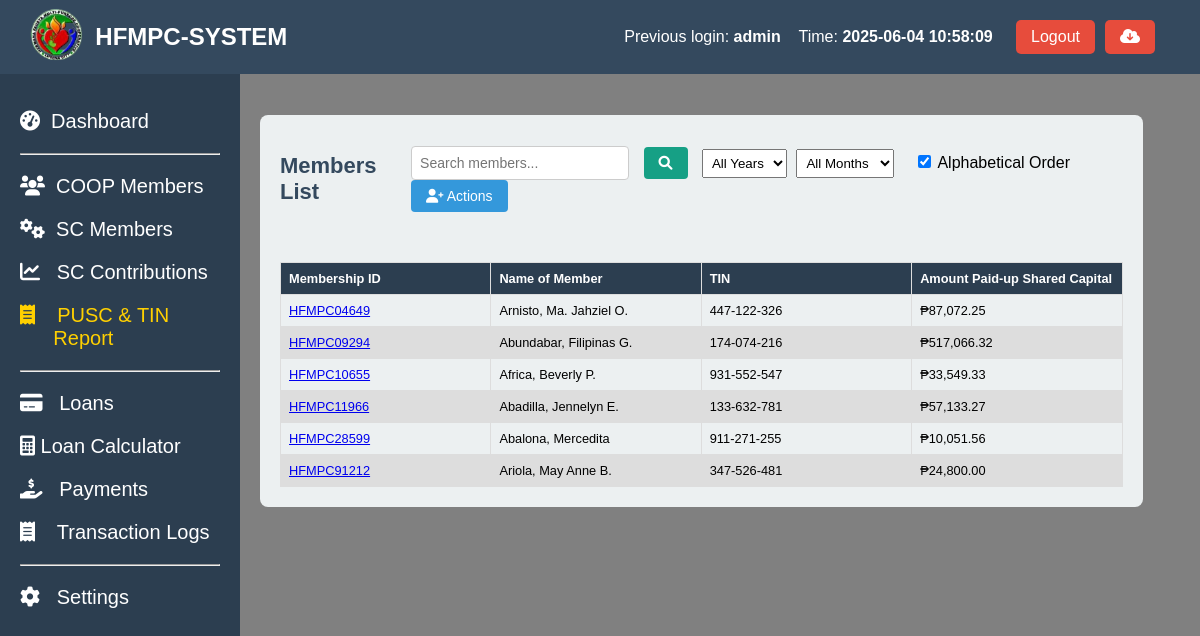
The app's page /coop_members_pusc_tin.php (signed in), older data.
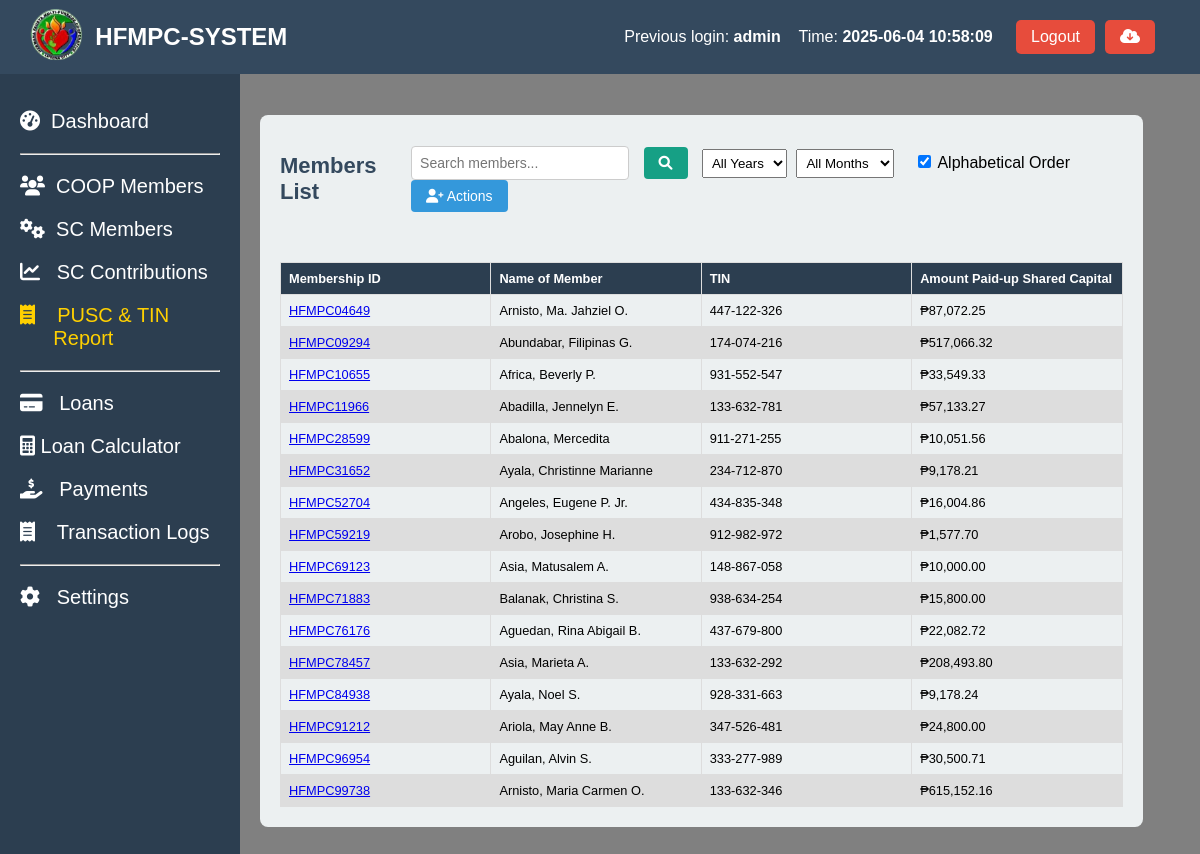
The same page, newer data.
### tables this page shows
CREATE TABLE `coop_members` (
  `coop_id` int(50) NOT NULL AUTO_INCREMENT,
  `membership_id` varchar(50) NOT NULL,
  `name_of_member` varchar(255) NOT NULL,
  `contact_number` varchar(20) NOT NULL,
  `tin` varchar(15) NOT NULL,
  `date_accepted` date NOT NULL,
  `bod_resolution` varchar(50) NOT NULL,
  `type_of_membership` varchar(50) NOT NULL,
  `shares_subscribed` decimal(10,2) NOT NULL,
  `amount_subscribed` decimal(10,2) NOT NULL,
  `initial_paid_up` decimal(10,2) NOT NULL,
  `address` text NOT NULL,
  `date_of_birth` date NOT NULL,
  `age` int(11) NOT NULL,
  `gender` varchar(20) DEFAULT NULL,
  `civil_status` varchar(50) DEFAULT NULL,
  `occupation` varchar(100) NOT NULL,
  `number_of_dependents` int(11) NOT NULL,
  `religious` varchar(100) NOT NULL,
  `annual_income` decimal(10,2) NOT NULL,
  `date_terminated` date DEFAULT NULL,
  `educational_attainment` varchar(50) DEFAULT NULL,
  `status` int(5) NOT NULL,
  `remarks` varchar(10) NOT NULL,
  `created_at` timestamp NOT NULL DEFAULT current_timestamp(),
  PRIMARY KEY (`coop_id`)
);

### coop_members_pusc_tin.php (the view, shortened to what this page needs)
<?php
include 'header.php';
include 'sidebar.php';
?>
<link rel="stylesheet" href="assets/coop_members_shared_capitals.css">
<link rel="stylesheet" href="assets/message.css">
<main class="content-member">
  <section class="stats-member">
    <div class="card-member">
      <div class="card-header-member">
        <h2>Members List</h2>
        <div class="actions">
           <input type="text" id="search-bar" placeholder="Search members..." oninput="searchTable()">
            <button class="search-btn" onclick="searchTable()">
                <i class="fas fa-search"></i>
            </button>
            <div class="filter-controls" style="display: inline-block; margin: 0 10px;">
              <select id="filter-year" style="padding: 5px; margin-right: 5px;">
                <option value="">All Years</option>
              </select>
              <select id="filter-month" style="padding: 5px; margin-right: 5px;">
                <option value="">All Months</option>
              </select>
              <label style="margin-left: 10px;">
                <input type="checkbox" id="alphabetical-sort" checked> Alphabetical Order
              </label>
            </div>
            <div class="dropdown">
              <button class="add-btn" onclick="toggleDropdown()">
                  <i class="fas fa-user-plus"></i> Actions
              </button>
            </div>
        </div>
      </div>
      <div style="overflow-x:auto;">
        <table id="member-table">
          <thead>
            <tr>
              <th>Membership ID</th>
              <th>Name of Member</th>
              <th>TIN</th>
              <th>Amount Paid-up Shared Capital</th>
            </tr>
          </thead>
          <tbody>
            <?php
            $sql = "SELECT cm.coop_id, cm.membership_id, cm.name_of_member, cm.tin,
                           COALESCE(SUM(sca.amount), 0) AS total_contribution
                    FROM coop_members cm
                    LEFT JOIN shared_capital_amount sca ON cm.membership_id = sca.membership_id
                    WHERE cm.remarks IS NULL OR cm.remarks != 'Deleted'
                    GROUP BY cm.membership_id, cm.name_of_member, cm.tin, cm.coop_id";
            $result = $conn->query($sql);
            if ($result->num_rows > 0) {
                while ($row = $result->fetch_assoc()) {
                  echo "<tr>";
                  echo "<td><a href='coop_members_profile.php?id=" . htmlspecialchars($row['membership_id']) . "'>" . htmlspecialchars($row['membership_id']) . "</a></td>";
                  echo "<td>" . htmlspecialchars($row['name_of_member']) . "</td>";
                  echo "<td>" . htmlspecialchars($row['tin']) . "</td>";
                  echo "<td>₱" . number_format($row['total_contribution'], 2) . "</td>";
                  echo "</tr>";
                }
            } else {
                echo "<tr><td colspan='4'>No members found</td></tr>";
            }
            ?>
          </tbody>
        </table>
      </div>
    </div>
  </section>
</main>

### header.php (shortened to what this page needs)
<?php
include 'config/config.php';
$previous_user = null;
$sql_prev = "SELECT id, username, login_time FROM login_activity ORDER BY login_time DESC LIMIT 1 OFFSET 1";
$result_prev = $conn->query($sql_prev);
if ($result_prev->num_rows > 0) {
    $previous_user = $result_prev->fetch_assoc();
}
?>
<!DOCTYPE html>
<html lang="en">
<head>
  <link rel="stylesheet" href="https://cdnjs.cloudflare.com/ajax/libs/font-awesome/6.0.0-beta3/css/all.min.css">
  <link rel="stylesheet" href="assets/styles.css">
</head>
<body>
<header class="header">
  <div class="header-content">
    <div class="dashboard-left">
      <a href="index.php"><img src="logo.png" alt="Logo" class="dashboard-logo" width="20%"></a>
      <h1> HFMPC-SYSTEM</h1>
    </div>
    <div class="admin-info">
      <?php if ($previous_user): ?>
        <div class="previous-login-info" style="text-align: right; display: flex; justify-content: space-between;">
          <p>Previous login: <strong><?php echo htmlspecialchars($previous_user['username']); ?></strong></p> &nbsp&nbsp&nbsp&nbsp
          <p>Time: <strong><?php echo htmlspecialchars($previous_user['login_time']); ?></strong></p>&nbsp&nbsp&nbsp
        </div>
      <?php else: ?>
        <p class="previous-login-info">No previous login records found.</p>
      <?php endif; ?>
      <button class="logout-btn" onclick="confirmLogout();">Logout</button>
      <form method="post" action="backup.php" onsubmit="return confirmBackup();">
          <button class="logout-btn" type="submit" name="backup"><i class="fas fa-cloud-download-alt"></i></button>
      </form>
    </div>
  </div>
</header>
</body>
</html>

### sidebar.php (shortened to what this page needs)
<?php
$current_page = basename($_SERVER['PHP_SELF']);
function is_active($page) {
    global $current_page;
    return $current_page == $page ? 'active' : '';
}
?>
<aside class="sidebar">
  <ul>
    <li class="<?= is_active('index.php') ?>"><a href="index.php"><i class="fas fa-tachometer-alt"></i>&nbsp Dashboard</a></li>
    <hr>
    <li class="<?= is_active('coop_members.php') ?>"><a href="coop_members.php"><i class="fas fa-users"></i>&nbsp COOP Members</a></li>
    <li class="<?= is_active('coop_members_shared_capitals.php') ?>"><a href="coop_members_shared_capitals.php"><i class="fas fa-cogs"></i>&nbsp SC Members</a></li>
    <li class="<?= is_active('coop_members_shared_capitals_contribution.php') ?>"><a href="coop_members_shared_capitals_contribution.php"><i class="fas fa-chart-line"></i>&nbsp&nbsp SC Contributions</a></li>
    <li class="<?= is_active('coop_members_pusc_tin.php') ?>"><a href="coop_members_pusc_tin.php"><i class="fas fa-receipt"></i>&nbsp&nbsp&nbsp PUSC & TIN &nbsp&nbsp&nbsp&nbsp&nbsp&nbspReport</a></li>
    <hr>
    <li class="<?= is_active('coop_members_loan.php') ?>"><a href="coop_members_loan.php"><i class="fas fa-credit-card"></i>&nbsp&nbsp Loans</a></li>
    <li class="<?= is_active('loan_amortization.php') ?>"><a href="loan_amortization.php"><i class="fas fa-calculator"></i> Loan Calculator</a></li>
    <li class="<?= is_active('coop_members_payments.php') ?>"><a href="coop_members_payments.php"><i class="fas fa-hand-holding-usd"></i>&nbsp&nbsp Payments</a></li>
    <li class="<?= is_active('coop_members_transaction_logs.php') ?>"><a href="coop_members_transaction_logs.php"><i class="fas fa-receipt"></i>&nbsp&nbsp&nbsp Transaction Logs</a></li>
    <hr>
    <li class="<?= is_active('#') ?>"><a href="#"><i class="fas fa-cog"></i>&nbsp&nbsp Settings</a></li>
  </ul>
</aside>

### assets/styles.css (style rules this page uses)
body { font-family: Arial, sans-serif; margin: 0; height: 100vh; display: flex; flex-direction: column; }
header { background-color: #34495e; color: white; padding: 5px; width: 100%; display: flex; justify-content: space-between; align-items: center; position: fixed; z-index: 10; }
header h1 { font-size: 24px; }
.header-content { display: flex; justify-content: space-between; width: 100%; padding-right: 50px; padding-left: 20px; }
.admin-info { display: flex; align-items: center; gap: 10px; }
.logout-btn { background-color: #e74c3c; color: white; border: none; padding: 8px 15px; cursor: pointer; font-size: 16px; border-radius: 5px; }
.logout-btn { background-color: #e74c3c; color: white; border: none; padding: 8px 15px; cursor: pointer; }
.sidebar { margin-top: 10px; width: 200px; background-color: #2c3e50; color: white; padding: 20px; height: 100%; position: fixed; top: 60px; z-index: 5; }
.sidebar ul { list-style: none; padding: 0; }
.sidebar ul li { margin: 20px 0; }
.sidebar ul li a { color: white; text-decoration: none; font-size: 20px; display: block; transition: 0.5s; }
.dashboard-left { display: flex; align-items: center; gap: 10px; }
.dashboard-logo { height: 60px; width: auto; object-fit: contain; }

### assets/coop_members_shared_capitals.css (style rules this page uses)
.content-member { background-color: gray; margin-left: 150px; padding: 100px; margin-top: 5px; flex-grow: 1; height: 100vh; overflow-y: auto; position: relative; }
.stats-member { display: flex; justify-content: space-between; margin-top: 10px; width: 105%; }
.card-member { background-color: #ecf0f1; border-radius: 8px; padding: 20px; width: 100%; margin-left: 10px; position:relative; }
.card-member h2 { font-size: 22px; color: #34495e; }
table { font-family: arial, sans-serif; border-collapse: collapse; width: 100%; table-layout: fixed; font-size: 80%; }
th { background-color: #2c3e50; color: white; }
td, th { border: 1px solid #dddddd; text-align: left; padding: 8px; word-wrap: break-word; white-space: normal; max-width: 150px; overflow: hidden; text-overflow: ellipsis; }
tr:nth-child(even) { background-color: #dddddd; }
.card-header-member { display: flex; justify-content: space-between; align-items: center; margin-bottom: 20px; }
.add-btn { padding: 8px 15px; font-size: 14px; color: white; background-color: #3498db; border: none; border-radius: 4px; cursor: pointer; }
form { display: flex; flex-direction: column; }
#search-bar { padding: 8px; font-size: 14px; width: 200px; border: 1px solid #ccc; border-radius: 4px; }
.search-btn { padding: 8px 15px; font-size: 14px; color: white; background-color: #16a085; border: none; border-radius: 4px; cursor: pointer; margin-left: 10px; }
.dropdown { position: relative; display: inline-block; }

### sidebar.php (style rules this page uses)
.sidebar .active a { color:rgb(255, 208, 0); }

Row changes from the older to the newer data that the page shows:
added coop_members: membership "HFMPC31652", name_of_member "Ayala, Christinne Marianne", tin "234-712-870", total_contribution "9,178.21"
added coop_members: membership "HFMPC52704", name_of_member "Angeles, Eugene P. Jr.", tin "434-835-348", total_contribution "16,004.86"
added coop_members: membership "HFMPC59219", name_of_member "Arobo, Josephine H.", tin "912-982-972", total_contribution "1,577.70"
added coop_members: membership "HFMPC69123", name_of_member "Asia, Matusalem A.", tin "148-867-058", total_contribution "10,000.00"
added coop_members: membership "HFMPC71883", name_of_member "Balanak, Christina S.", tin "938-634-254", total_contribution "15,800.00"
added coop_members: membership "HFMPC76176", name_of_member "Aguedan, Rina Abigail B.", tin "437-679-800", total_contribution "22,082.72"
added coop_members: membership "HFMPC78457", name_of_member "Asia, Marieta A.", tin "133-632-292", total_contribution "208,493.80"
added coop_members: membership "HFMPC84938", name_of_member "Ayala, Noel S.", tin "928-331-663", total_contribution "9,178.24"
added coop_members: membership "HFMPC96954", name_of_member "Aguilan, Alvin S.", tin "333-277-989", total_contribution "30,500.71"
added coop_members: membership "HFMPC99738", name_of_member "Arnisto, Maria Carmen O.", tin "133-632-346", total_contribution "615,152.16"
